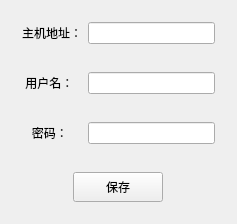
<?xml version="1.0" encoding="UTF-8"?>
<ui version="4.0">
 <class>MySQLInfo</class>
 <widget class="QWidget" name="MySQLInfo">
  <property name="geometry">
   <rect>
    <x>0</x>
    <y>0</y>
    <width>237</width>
    <height>200</height>
   </rect>
  </property>
  <property name="windowTitle">
   <string>数据库设置</string>
  </property>
  <layout class="QVBoxLayout" name="verticalLayout">
   <item>
    <widget class="QWidget" name="widget_3" native="true">
     <layout class="QHBoxLayout" name="horizontalLayout_3">
      <item>
       <widget class="QLabel" name="label">
        <property name="text">
         <string>主机地址：</string>
        </property>
       </widget>
      </item>
      <item>
       <widget class="QLineEdit" name="hostEdit"/>
      </item>
     </layout>
    </widget>
   </item>
   <item>
    <widget class="QWidget" name="widget_2" native="true">
     <layout class="QHBoxLayout" name="horizontalLayout_2">
      <item>
       <widget class="QLabel" name="label_2">
        <property name="minimumSize">
         <size>
          <width>60</width>
          <height>0</height>
         </size>
        </property>
        <property name="text">
         <string> 用户名：</string>
        </property>
       </widget>
      </item>
      <item>
       <widget class="QLineEdit" name="userEdit"/>
      </item>
     </layout>
    </widget>
   </item>
   <item>
    <widget class="QWidget" name="widget" native="true">
     <layout class="QHBoxLayout" name="horizontalLayout">
      <item>
       <widget class="QLabel" name="label_3">
        <property name="minimumSize">
         <size>
          <width>60</width>
          <height>0</height>
         </size>
        </property>
        <property name="maximumSize">
         <size>
          <width>60</width>
          <height>16777215</height>
         </size>
        </property>
        <property name="text">
         <string>   密码：</string>
        </property>
       </widget>
      </item>
      <item>
       <widget class="QLineEdit" name="passwordEdit"/>
      </item>
     </layout>
    </widget>
   </item>
   <item>
    <widget class="QWidget" name="widget_4" native="true">
     <layout class="QGridLayout" name="gridLayout">
      <item row="0" column="0">
       <widget class="QPushButton" name="saveBtn">
        <property name="minimumSize">
         <size>
          <width>90</width>
          <height>30</height>
         </size>
        </property>
        <property name="maximumSize">
         <size>
          <width>90</width>
          <height>30</height>
         </size>
        </property>
        <property name="text">
         <string>保存</string>
        </property>
       </widget>
      </item>
     </layout>
    </widget>
   </item>
  </layout>
 </widget>
 <layoutdefault spacing="6" margin="11"/>
 <resources/>
 <connections/>
</ui>
